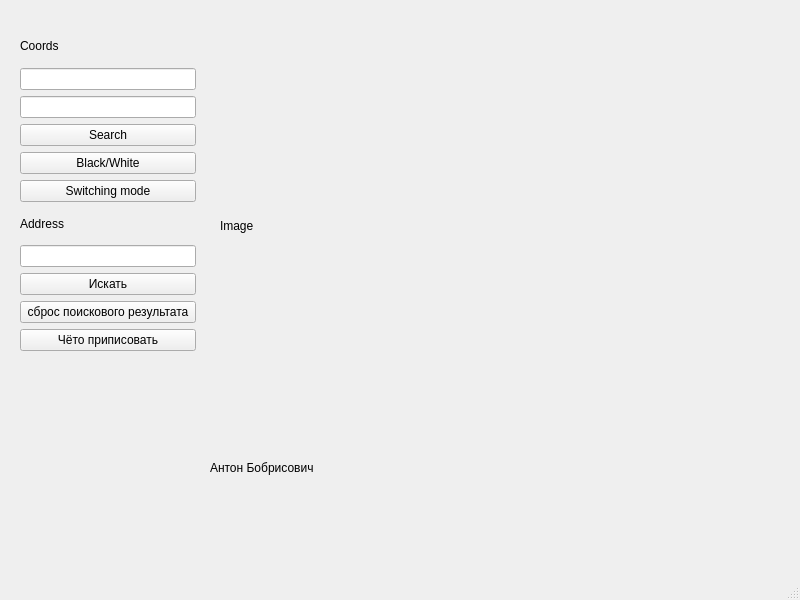
<?xml version="1.0" encoding="UTF-8"?>
<ui version="4.0">
 <class>MainWindow</class>
 <widget class="QMainWindow" name="MainWindow">
  <property name="geometry">
   <rect>
    <x>0</x>
    <y>0</y>
    <width>800</width>
    <height>600</height>
   </rect>
  </property>
  <property name="windowTitle">
   <string>MainWindow</string>
  </property>
  <widget class="QWidget" name="centralwidget">
   <widget class="QLabel" name="address_draw">
    <property name="geometry">
     <rect>
      <x>210</x>
      <y>460</y>
      <width>541</width>
      <height>16</height>
     </rect>
    </property>
    <property name="text">
     <string>Антон Бобрисович</string>
    </property>
   </widget>
   <widget class="QLabel" name="label">
    <property name="geometry">
     <rect>
      <x>220</x>
      <y>30</y>
      <width>551</width>
      <height>391</height>
     </rect>
    </property>
    <property name="text">
     <string>Image</string>
    </property>
   </widget>
   <widget class="QWidget" name="">
    <property name="geometry">
     <rect>
      <x>20</x>
      <y>30</y>
      <width>176</width>
      <height>321</height>
     </rect>
    </property>
    <layout class="QVBoxLayout" name="verticalLayout">
     <item>
      <widget class="QLabel" name="label_2">
       <property name="text">
        <string>Coords</string>
       </property>
      </widget>
     </item>
     <item>
      <widget class="QLineEdit" name="longitube_edit"/>
     </item>
     <item>
      <widget class="QLineEdit" name="lattitube_edit"/>
     </item>
     <item>
      <widget class="QPushButton" name="search_button">
       <property name="text">
        <string>Search</string>
       </property>
      </widget>
     </item>
     <item>
      <widget class="QPushButton" name="theme_button">
       <property name="text">
        <string>Black/White</string>
       </property>
      </widget>
     </item>
     <item>
      <widget class="QPushButton" name="mode_button">
       <property name="text">
        <string>Switching mode</string>
       </property>
      </widget>
     </item>
     <item>
      <widget class="QLabel" name="label_3">
       <property name="text">
        <string>Address</string>
       </property>
      </widget>
     </item>
     <item>
      <widget class="QLineEdit" name="address_edit"/>
     </item>
     <item>
      <widget class="QPushButton" name="search_address_button">
       <property name="text">
        <string>Искать</string>
       </property>
      </widget>
     </item>
     <item>
      <widget class="QPushButton" name="clear_button">
       <property name="text">
        <string>сброс поискового результата</string>
       </property>
      </widget>
     </item>
     <item>
      <widget class="QPushButton" name="hui_button">
       <property name="text">
        <string>Чёто приписовать</string>
       </property>
      </widget>
     </item>
    </layout>
   </widget>
  </widget>
  <widget class="QMenuBar" name="menubar">
   <property name="geometry">
    <rect>
     <x>0</x>
     <y>0</y>
     <width>800</width>
     <height>33</height>
    </rect>
   </property>
  </widget>
  <widget class="QStatusBar" name="statusbar"/>
 </widget>
 <resources/>
 <connections/>
</ui>
